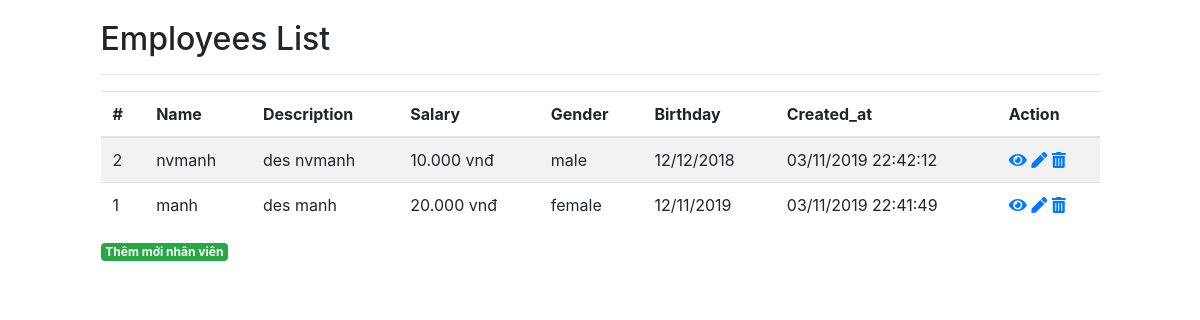
The page /day27/bai1/index.php on the database its author committed.
### tables this page shows
CREATE TABLE `employees` (
  `id` int(11) NOT NULL AUTO_INCREMENT,
  `name` varchar(100) NOT NULL,
  `description` text,
  `gender` tinyint(4) DEFAULT NULL,
  `salary` int(10) DEFAULT NULL,
  `birthday` date DEFAULT NULL,
  `created_at` timestamp NULL DEFAULT CURRENT_TIMESTAMP ON UPDATE CURRENT_TIMESTAMP,
  PRIMARY KEY (`id`)
);

### day27/bai1/index.php (the view, shortened to what this page needs)
<?php
require_once 'Database.php';
$sql_select = "SELECT * FROM employees ORDER BY created_at DESC";
$obj_select = $connect->prepare($sql_select);
$obj_select->execute();
$is_select = $obj_select->fetchAll(PDO::FETCH_ASSOC);
?>
<html>
<head>
    <link rel="stylesheet" href="../../ngay27/bai1/css/bootstrap.min.css">
    <link rel="stylesheet" type="text/css" href="../../ngay27/bai1/css-fotnawesome/all.min.css">
</head>
<body>
<div class="container">
    <div class="main_container">
        <div class="title">
            <h2>Employees List</h2></div>
        <hr>
        <div class="showstaff">
            <table class="table table-striped">
                <thead>
                <tr>
                    <th scope="col">#</th>
                    <th scope="col">Name</th>
                    <th scope="col">Description</th>
                    <th scope="col">Salary</th>
                    <th scope="col">Gender</th>
                    <th scope="col">Birthday</th>
                    <th scope="col">Created_at</th>
                    <th scope="col">Action</th>
                </tr>
                </thead>
                <tbody>
                <?php foreach ($is_select as $item): ?>
                    <tr>
                        <td><?php echo $item['id'] ;?></td>
                        <td><?php echo $item['name'] ;?></td>
                        <td><?php echo $item['description'] ;?></td>
                        <td><?php echo number_format($item['salary'], '0','.','.') ;?> vnđ</vnđ></td>
                        <td><?php
                            if($item['gender'] == 0){
                                echo 'male';
                            }else {
                                echo 'female';
                            }
                            ;?></td>
                        <td><?php
                                echo date('d/m/Y', strtotime($item['birthday'])) ;
                            ?></td>
                        <td><?php echo date('d/m/Y H:i:s', strtotime($item['created_at'])) ;?></td>
                        <td>
                            <a href="detail.php?id=<?php echo $item['id']?>"><i class="fas fa-eye"></i></a>
                            <a href="update.php?id=<?php echo $item['id']?>"><i class="fas fa-pen"></i></a>
                            <a href="delete.php?id=<?php echo $item['id']?>" onclick="return confirm("xóa nhân viên này")"><i class="fas fa-trash-alt"></i></a>
                        </td>
                    </tr>
                <?php endforeach; ?>
                </tbody>
            </table>
            <a href="create.php" class="badge badge-success">Thêm mới nhân viên</a><br><br>
        </div>
    </div>
</div>
</body>
</html>

### day27/bai1/index.php (style rules this page uses)
.main_container { max-width: 90%; margin: 0 auto; padding: 20px 0; }

### rows shown on the page
employees: id "2", name "nvmanh", description "des nvmanh", salary "10.000", gender "male", birthday "12/12/2018", created_at "03/11/2019 22:42:12"
employees: id "1", name "manh", description "des manh", salary "20.000", gender "female", birthday "12/11/2019", created_at "03/11/2019 22:41:49"
